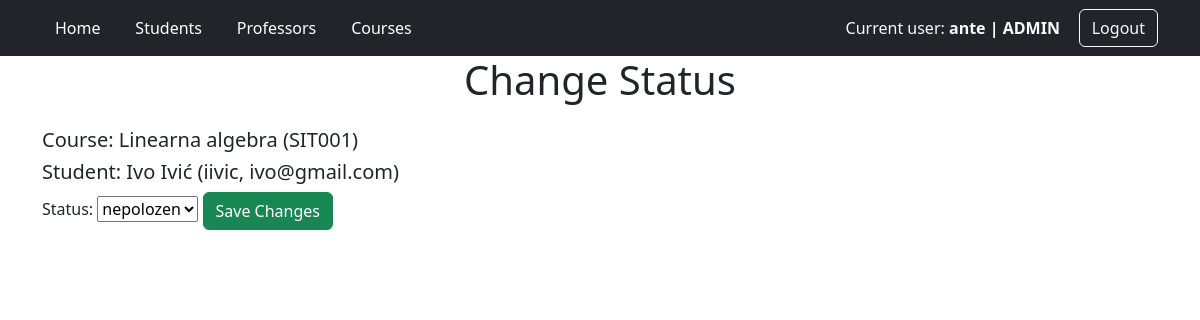
The app's page /change_course_status/291/ (signed in) with its own data.
### app/models.py (models this page shows, shortened)
class User(AbstractUser):
    user_status = (
        ('none', 'none'),
        ('redovni student', 'redovni student'),
        ('izvanredni student', 'izvanredni student')
    )
    role = models.ForeignKey(Role, on_delete=models.SET_NULL, null=True)
    status = models.CharField(max_length=32, choices=user_status)

class Role(models.Model):
    ADMIN = 'ADMIN'
    PROFESSOR = 'PROFESSOR'
    STUDENT = 'STUDENT'
    role_choices = [
        (ADMIN, 'admin'),
        (PROFESSOR, 'professor'),
        (STUDENT, 'student')
    ]
    role = models.CharField(max_length=32, choices=role_choices)

class Enrollment_list(models.Model):
    student=models.ForeignKey(User,on_delete=models.CASCADE)
    course=models.ForeignKey(Course,on_delete=models.CASCADE)
    status_ch=(('upisan','upisan'),('polozen','polozen'),('nepolozen','nepolozen'))
    status=models.CharField(max_length=32,choices=status_ch,default='upisan')

class Course(models.Model):
    name=models.CharField(max_length=255)
    code=models.CharField(max_length=16)
    program=models.CharField(max_length=255)
    ects=models.IntegerField()
    semester_ft=models.IntegerField()
    semester_pt=models.IntegerField()
    elective_choice=(('da','da'),('ne','ne'))
    elective=models.CharField(max_length=2,choices=elective_choice)
    professor = models.ForeignKey(User, on_delete=models.SET_NULL, null=True)

### app/views.py (the view, shortened to what this page needs)
# urls.py: path('change_course_status/<int:id>/', views.change_course_status, name="change_course_status"),
@login_required
def change_course_status(request, id):
    user = request.user
    enrollment_list = Enrollment_list.objects.get(id=id)
    course = enrollment_list.course
    if user.role.role == Role.ADMIN or (user.role.role == Role.PROFESSOR and user == course.professor):
        if request.method == 'GET':
            form = Course_status_form(instance=enrollment_list)
            return render(request, 'change_course_status.html', {'form': form, 'list': enrollment_list})
    else:
        return HttpResponse("ERROR! Access Denied!")

### app/forms.py
class Course_status_form(ModelForm):
    class Meta:
        model = Enrollment_list
        fields = ['status']

### app/templates/change_course_status.html (shortened to what this page needs)
{% extends 'base.html' %}
{% block body %}
<div class="container">
    <div class="row">
        <div class="col-12">
            <h1 class="text-center mb-4">Change Status</h1>
            <h5>Course: {{ list.course.name }} ({{ list.course.code }})</h5>
            <h5>Student: {{ list.student.first_name }} {{ list.student.last_name }} ({{ list.student.username }}, {{ list.student.email }})</h5>
            <form method="post">
                {{ form }}
                <input type="submit" value="Save Changes" class="btn btn-success">
            </form>
        </div>
    </div>
</div>
{% endblock %}

### app/templates/base.html (shortened to what this page needs)
<!DOCTYPE html>
<html lang="en">
<head>
    <link href="https://cdn.jsdelivr.net/npm/bootstrap@5.2.0-beta1/dist/css/bootstrap.min.css" rel="stylesheet">
</head>
<body>
    <nav class="navbar navbar-expand-lg navbar-dark bg-dark">
        <div class="container">
            <div class="collapse navbar-collapse" id="navbarText">
                <ul class="navbar-nav me-auto mb-2 mb-lg-0">
                    <a href="{% url 'index' %}" class="btn btn-dark" role="button">Home</a>
                    <li class="nav-item">
                        <span class="navbar-separator">|</span>
                    </li>
                    {% if request.user.is_superuser %}
                    <li class="nav-item">
                        <a href="{% url 'all_students' %}" class="btn btn-dark" role="button">Students</a>
                    </li>
                    <li class="nav-item">
                        <span class="navbar-separator">|</span>
                    </li>
                    <li class="nav-item">
                        <a href="{% url 'all_professors' %}" class="btn btn-dark" role="button">Professors</a>
                    </li>
                    {% endif %}
                    {% if request.user.is_superuser or request.user.role.role == 'PROFESSOR' %}
                    <li class="nav-item">
                        <span class="navbar-separator">|</span>
                    </li>
                    <li class="nav-item">
                        <a href="{% url 'all_courses' %}" class="btn btn-dark" role="button">Courses</a>
                    </li>
                    {% endif %}
                </ul>
                <ul class="navbar-nav ms-auto">
                    <li class="nav-item" style="margin-left: auto; padding-left: 10px;">
                            {% if request.user.is_authenticated %}
                                {% if request.user.role.role == 'ADMIN' %}
                                    <span class="navbar-text text-light">
                                        Current user: <b>{{user.username}} | {{ request.user.role.role }}</b>
                                    </span>
                                {% else %}
                                    <span class="navbar-text text-light">
                                        Current user: <b>{{user.username}} | {{user.first_name}} {{user.last_name}} | {{ request.user.role.role }}</b>
                                    </span>
                                {% endif %}
                            {% endif %}
                    </li>
                    <li class="nav-item" style="margin-left: auto; padding-left: 10px;">
                        <b>|</b>
                    </li>
                    <li class="nav-item" style="display: flex; align-items: center;">
                        {% if request.user.is_authenticated %}
                            <a href="{% url 'logout' %}" class="btn btn-dark btn-outline-light" role="button">Logout</a>
                        {% else %}
                            <a href="{% url 'login' %}" class="btn btn-dark btn-outline-light" role="button">Login</a>
                        {% endif %}
                    </li>
                </ul>
            </div>
        </div>
    </nav>
    {% block body %}
    {% endblock %}
</body>
</html>

### app/templates/base.html (style rules this page uses)
.navbar-nav li { display: flex; align-items: center; }

### records on screen
User: username "ante", user.role.role "ADMIN"
Enrollment_list: course.name "Linearna algebra", course.code "SIT001", student.first_name "Ivo", student.last_name "Ivić", student.username "iivic", student.email "ivo@gmail.com", status "nepolozen"
